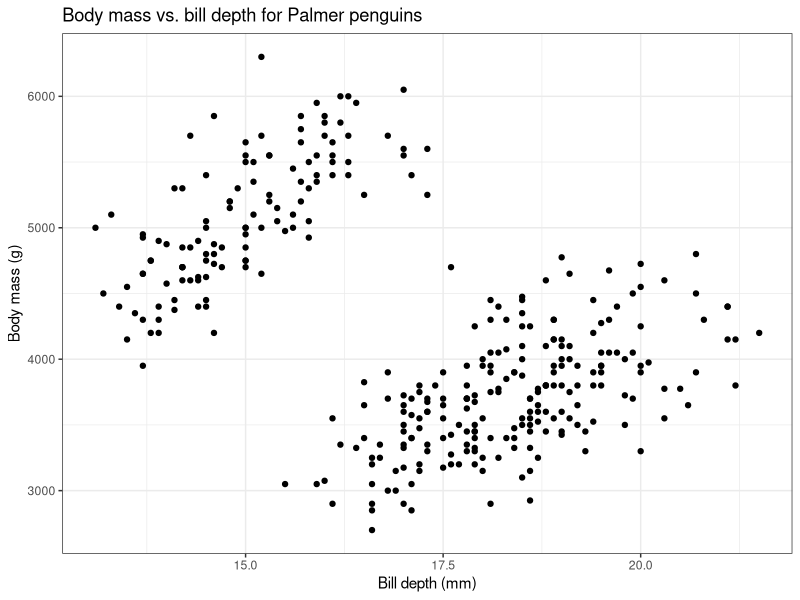
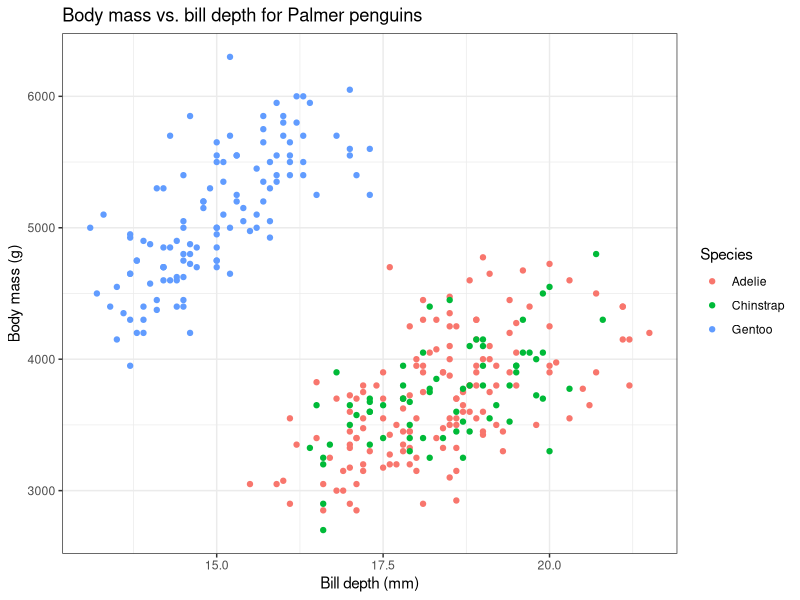
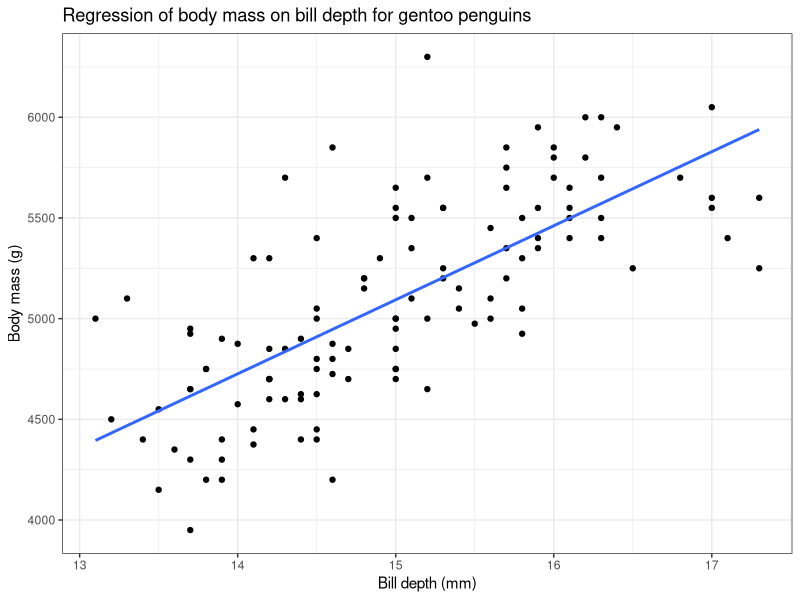
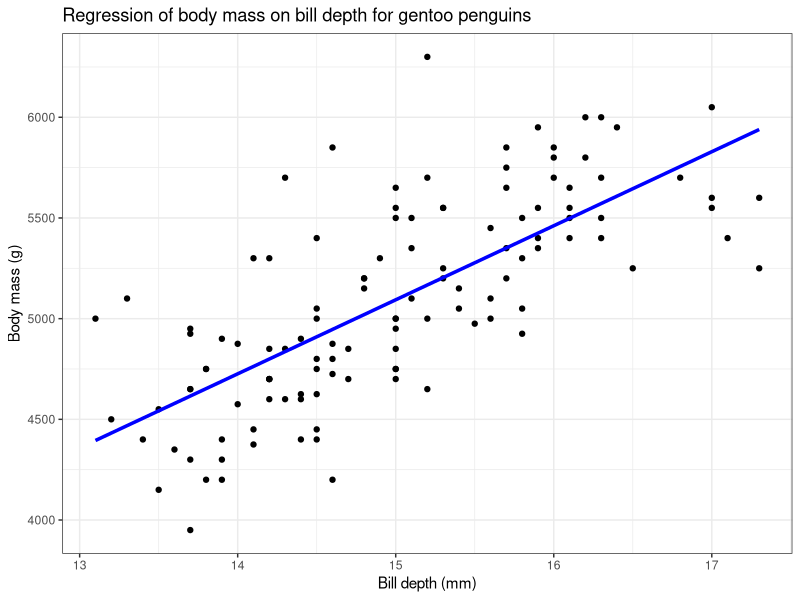
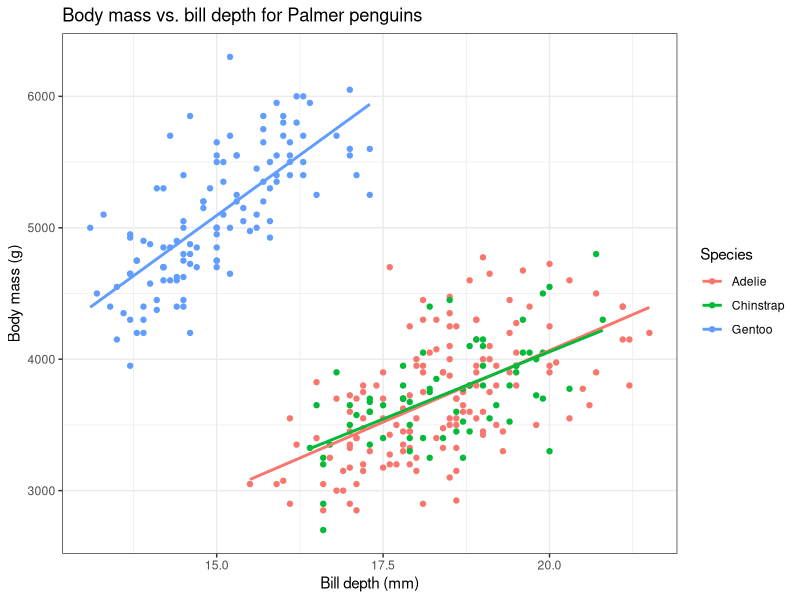

Generate these figures, in order, with R:
## ---- chunk 1
knitr::opts_chunk$set(echo = TRUE)
library(palmerpenguins)
library(tidyverse)
## ---- chunk 2
penguins %>%
  drop_na() %>%
  ggplot(aes(x = bill_depth_mm,
             y = body_mass_g)) +
  geom_point() +
  labs(x = "Bill depth (mm)",
       y = "Body mass (g)",
       title = "Body mass vs. bill depth for Palmer penguins") +
  theme_bw()
## ---- chunk 3
penguins %>%
  drop_na() %>%
  ggplot(aes(x = bill_depth_mm,
             y = body_mass_g,
             color = species)) +
  geom_point() +
  labs(x = "Bill depth (mm)",
       y = "Body mass (g)",
       color = "Species",
       title = "Body mass vs. bill depth for Palmer penguins") +
  theme_bw()
## ---- chunk 4
gentoos <- penguins %>%
  drop_na() %>%
  filter(species == "Gentoo")
## ---- chunk 5
gentoos %>%
  summarize(r = cor(bill_depth_mm, body_mass_g))
## ---- chunk 6
lm(body_mass_g ~ bill_depth_mm, data = gentoos)
## ---- chunk 7
gentoos %>%
  ggplot(aes(x = bill_depth_mm, y = body_mass_g)) +
  geom_point() +
  geom_smooth(method = "lm", se = FALSE) +
  labs(x = "Bill depth (mm)", 
       y = "Body mass (g)",
       title = "Regression of body mass on bill depth for gentoo penguins") +
       theme_bw()
## ---- chunk 8
y_hat <- lm(body_mass_g ~ bill_depth_mm, data = gentoos) %>%
  predict()

gentoos %>%
  mutate(predictions = y_hat) %>%
  ggplot(aes(x = bill_depth_mm)) +
  geom_point(aes(y = body_mass_g)) +
  geom_line(aes(y = predictions), 
            color = "blue", 
            lwd = 1.2) +
  labs(x = "Bill depth (mm)", 
       y = "Body mass (g)",
       title = "Regression of body mass on bill depth for gentoo penguins") +
       theme_bw()
## ---- chunk 9
penguins %>%
  drop_na() %>%
  ggplot(aes(x = bill_depth_mm,
             y = body_mass_g,
             color = species)) +
  geom_point() +
  geom_smooth(method = "lm", 
              se=F) +
  labs(x = "Bill depth (mm)",
       y = "Body mass (g)",
       color = "Species",
       title = "Body mass vs. bill depth for Palmer penguins") +
  theme_bw()
